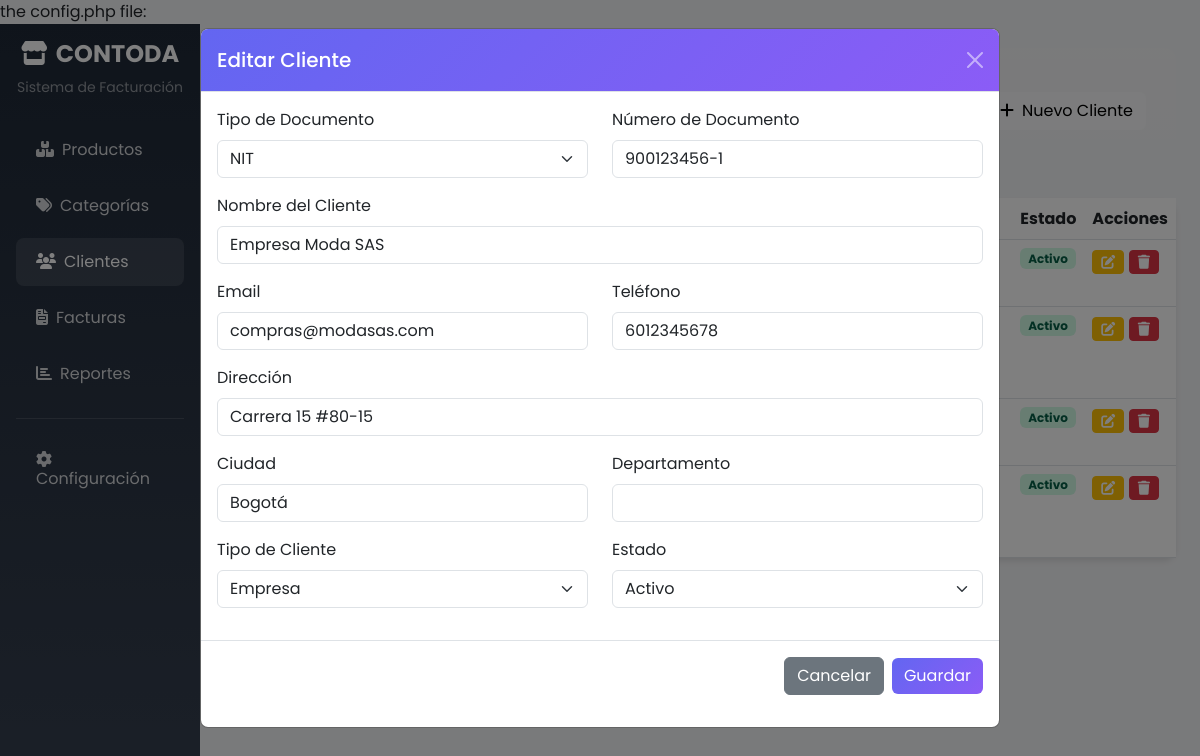
The page /clientes.php?editar=2 on the database its author committed.
### tables this page shows
CREATE TABLE IF NOT EXISTS clientes (
    id_cliente INT AUTO_INCREMENT PRIMARY KEY,
    tipo_documento ENUM('Cédula', 'NIT', 'Pasaporte', 'Cédula Extranjería') DEFAULT 'Cédula',
    numero_documento VARCHAR(20) UNIQUE NOT NULL,
    nombre_cliente VARCHAR(200) NOT NULL,
    email VARCHAR(100),
    telefono VARCHAR(20),
    direccion TEXT,
    ciudad VARCHAR(100),
    departamento VARCHAR(100),
    tipo_cliente ENUM('Persona Natural', 'Empresa') DEFAULT 'Persona Natural',
    estado ENUM('Activo', 'Inactivo') DEFAULT 'Activo',
    fecha_creacion TIMESTAMP DEFAULT CURRENT_TIMESTAMP,
    fecha_actualizacion TIMESTAMP DEFAULT CURRENT_TIMESTAMP ON UPDATE CURRENT_TIMESTAMP
);

### clientes.php (the view, shortened to what this page needs)
<?php
try {
    $pdo = getConnection();
    $clientes = $pdo->query("SELECT * FROM clientes ORDER BY id_cliente DESC")->fetchAll();
} catch (Exception $e) {
    $clientes = [];
}
$clienteEditar = null;
if (isset($_GET['editar'])) {
    try {
        $pdo = getConnection();
        $stmt = $pdo->prepare("SELECT * FROM clientes WHERE id_cliente = ?");
        $stmt->execute([intval($_GET['editar'])]);
        $clienteEditar = $stmt->fetch();
    } catch (Exception $e) {
        $clienteEditar = null;
    }
}
?>
<!DOCTYPE html>
<html lang="es">
<head>
    <link href="https://cdn.jsdelivr.net/npm/bootstrap@5.3.0/dist/css/bootstrap.min.css" rel="stylesheet">
    <link rel="stylesheet" href="https://cdnjs.cloudflare.com/ajax/libs/font-awesome/6.4.0/css/all.min.css">
</head>
<body>
    <div class="container-fluid">
        <div class="row">
            <div class="col-md-3 col-lg-2 sidebar p-3">
                <div class="text-center mb-4">
                    <h4 class="text-white fw-bold"><i class="fas fa-store me-2"></i>CONTODA</h4>
                    <p class="text-white-50 small">Sistema de Facturación</p>
                </div>
                <nav class="nav flex-column">
                    <a href="index.php" class="nav-link"><i class="fas fa-boxes me-2"></i>Productos</a>
                    <a href="categorias.php" class="nav-link"><i class="fas fa-tags me-2"></i>Categorías</a>
                    <a href="clientes.php" class="nav-link active"><i class="fas fa-users me-2"></i>Clientes</a>
                    <a href="facturas.php" class="nav-link"><i class="fas fa-file-invoice me-2"></i>Facturas</a>
                    <a href="reportes.php" class="nav-link"><i class="fas fa-chart-bar me-2"></i>Reportes</a>
                    <hr class="text-white-50">
                    <a href="configuracion.php" class="nav-link"><i class="fas fa-cog me-2"></i>Configuración</a>
                </nav>
            </div>
            <div class="col-md-9 col-lg-10 p-4">
                <div class="page-header bg-gradient mb-4" style="background: linear-gradient(135deg, var(--primary-color), var(--secondary-color)); padding: 30px; border-radius: 12px; color: white;">
                    <div class="d-flex justify-content-between align-items-center">
                        <div>
                            <h2 class="fw-bold mb-1"><i class="fas fa-users me-2"></i>Gestión de Clientes</h2>
                            <p class="mb-0 opacity-75">Administra los clientes de la tienda</p>
                        </div>
                        <button class="btn btn-light" data-bs-toggle="modal" data-bs-target="#clienteModal">
                            <i class="fas fa-plus me-2"></i>Nuevo Cliente
                        </button>
                    </div>
                </div>
                <div class="card">
                    <div class="card-body p-0">
                        <div class="table-responsive">
                            <table class="table table-hover mb-0">
                                <thead style="background: linear-gradient(135deg, var(--primary-color), var(--secondary-color)); color: white;">
                                    <tr>
                                        <th>ID</th>
                                        <th>Documento</th>
                                        <th>Nombre</th>
                                        <th>Email</th>
                                        <th>Teléfono</th>
                                        <th>Ciudad</th>
                                        <th>Tipo</th>
                                        <th>Estado</th>
                                        <th>Acciones</th>
                                    </tr>
                                </thead>
                                <tbody>
                                    <?php foreach ($clientes as $cli): ?>
                                        <tr>
                                            <td><?php echo $cli['id_cliente']; ?></td>
                                            <td><?php echo htmlspecialchars($cli['tipo_documento'] . ' ' . $cli['numero_documento']); ?></td>
                                            <td><strong><?php echo htmlspecialchars($cli['nombre_cliente']); ?></strong></td>
                                            <td><?php echo htmlspecialchars($cli['email'] ?? 'N/A'); ?></td>
                                            <td><?php echo htmlspecialchars($cli['telefono'] ?? 'N/A'); ?></td>
                                            <td><?php echo htmlspecialchars($cli['ciudad'] ?? 'N/A'); ?></td>
                                            <td><?php echo $cli['tipo_cliente']; ?></td>
                                            <td>
                                                <span class="badge badge-<?php echo strtolower($cli['estado']); ?>">
                                                    <?php echo $cli['estado']; ?>
                                                </span>
                                            </td>
                                            <td>
                                                <a href="?editar=<?php echo $cli['id_cliente']; ?>" class="btn btn-warning btn-sm" title="Editar">
                                                    <i class="fas fa-edit text-white"></i>
                                                </a>
                                                <a href="?eliminar=<?php echo $cli['id_cliente']; ?>" class="btn btn-danger btn-sm" title="Eliminar" onclick="return confirm('¿Está seguro de eliminar este cliente?');">
                                                    <i class="fas fa-trash"></i>
                                                </a>
                                            </td>
                                        </tr>
                                    <?php endforeach; ?>
                                </tbody>
                            </table>
                        </div>
                    </div>
                </div>
            </div>
        </div>
    </div>
    <div class="modal fade" id="clienteModal" tabindex="-1">
        <div class="modal-dialog modal-lg">
            <div class="modal-content">
                <div class="modal-header" style="background: linear-gradient(135deg, var(--primary-color), var(--secondary-color)); color: white;">
                    <h5 class="modal-title"><?php echo $clienteEditar ? 'Editar Cliente' : 'Nuevo Cliente'; ?></h5>
                    <button type="button" class="btn-close btn-close-white" data-bs-dismiss="modal"></button>
                </div>
                <form method="POST">
                    <div class="modal-body">
                        <div class="row">
                            <div class="col-md-6 mb-3">
                                <label class="form-label">Tipo de Documento</label>
                                <select name="tipo_documento" class="form-select" required>
                                    <option value="NIT" <?php echo ($clienteEditar && $clienteEditar['tipo_documento'] == 'NIT') ? 'selected' : ''; ?>>NIT</option>
                                </select>
                            </div>
                            <div class="col-md-6 mb-3">
                                <label class="form-label">Número de Documento</label>
                                <input type="text" name="numero_documento" class="form-control" required
                                       value="<?php echo $clienteEditar ? htmlspecialchars($clienteEditar['numero_documento']) : ''; ?>">
                            </div>
                        </div>
                        <div class="mb-3">
                            <label class="form-label">Nombre del Cliente</label>
                            <input type="text" name="nombre_cliente" class="form-control" required
                                   value="<?php echo $clienteEditar ? htmlspecialchars($clienteEditar['nombre_cliente']) : ''; ?>">
                        </div>
                        <div class="row">
                            <div class="col-md-6 mb-3">
                                <label class="form-label">Email</label>
                                <input type="email" name="email" class="form-control"
                                       value="<?php echo $clienteEditar ? htmlspecialchars($clienteEditar['email']) : ''; ?>">
                            </div>
                            <div class="col-md-6 mb-3">
                                <label class="form-label">Teléfono</label>
                                <input type="text" name="telefono" class="form-control"
                                       value="<?php echo $clienteEditar ? htmlspecialchars($clienteEditar['telefono']) : ''; ?>">
                            </div>
                        </div>
                        <div class="mb-3">
                            <label class="form-label">Dirección</label>
                            <input type="text" name="direccion" class="form-control"
                                   value="<?php echo $clienteEditar ? htmlspecialchars($clienteEditar['direccion']) : ''; ?>">
                        </div>
                        <div class="row">
                            <div class="col-md-6 mb-3">
                                <label class="form-label">Ciudad</label>
                                <input type="text" name="ciudad" class="form-control"
                                       value="<?php echo $clienteEditar ? htmlspecialchars($clienteEditar['ciudad']) : ''; ?>">
                            </div>
                            <div class="col-md-6 mb-3">
                                <label class="form-label">Departamento</label>
                                <input type="text" name="departamento" class="form-control"
                                       value="<?php echo $clienteEditar ? htmlspecialchars($clienteEditar['departamento']) : ''; ?>">
                            </div>
                        </div>
                        <div class="row">
                            <div class="col-md-6 mb-3">
                                <label class="form-label">Tipo de Cliente</label>
                                <select name="tipo_cliente" class="form-select">
                                    <option value="Empresa" <?php echo ($clienteEditar && $clienteEditar['tipo_cliente'] == 'Empresa') ? 'selected' : ''; ?>>Empresa</option>
                                </select>
                            </div>
                            <div class="col-md-6 mb-3">
                                <label class="form-label">Estado</label>
                                <select name="estado" class="form-select">
                                    <option value="Activo" <?php echo ($clienteEditar && $clienteEditar['estado'] == 'Activo') ? 'selected' : ''; ?>>Activo</option>
                                </select>
                            </div>
                        </div>
                    </div>
                    <div class="modal-footer">
                        <button type="button" class="btn btn-secondary" data-bs-dismiss="modal">Cancelar</button>
                        <button type="submit" class="btn btn-primary">Guardar</button>
                    </div>
                </form>
            </div>
        </div>
    </div>
</body>
</html>

### clientes.php (style rules this page uses)
:root { --primary-color: #6366f1; --secondary-color: #8b5cf6; --success-color: #10b981; --danger-color: #ef4444; --warning-color: #f59e0b; }
body { font-family: 'Poppins', sans-serif; background-color: #f3f4f6; }
.sidebar { min-height: 100vh; background: linear-gradient(180deg, #1f2937 0%, #374151 100%); }
.sidebar .nav-link { color: rgba(255,255,255,0.8); padding: 12px 20px; border-radius: 8px; margin: 4px 0; transition: all 0.3s; }
.sidebar .nav-link:hover, .sidebar .nav-link.active { background: rgba(255,255,255,0.1); color: white; }
.card { border: none; border-radius: 12px; box-shadow: 0 4px 6px -1px rgba(0,0,0,0.1); }
.btn-primary { background: linear-gradient(135deg, var(--primary-color), var(--secondary-color)); border: none; }
.badge-activo { background-color: #d1fae5; color: #065f46; }

### rows shown on the page
clientes: estado "Activo"
clientes: estado "Activo"
clientes: estado "Activo", tipo_documento "NIT", numero_documento "900123456-1", nombre_cliente "Empresa Moda SAS", email "compras@modasas.com", telefono "6012345678", direccion "Carrera 15 #80-15", ciudad "Bogotá", tipo_cliente "Empresa"
clientes: estado "Activo"
